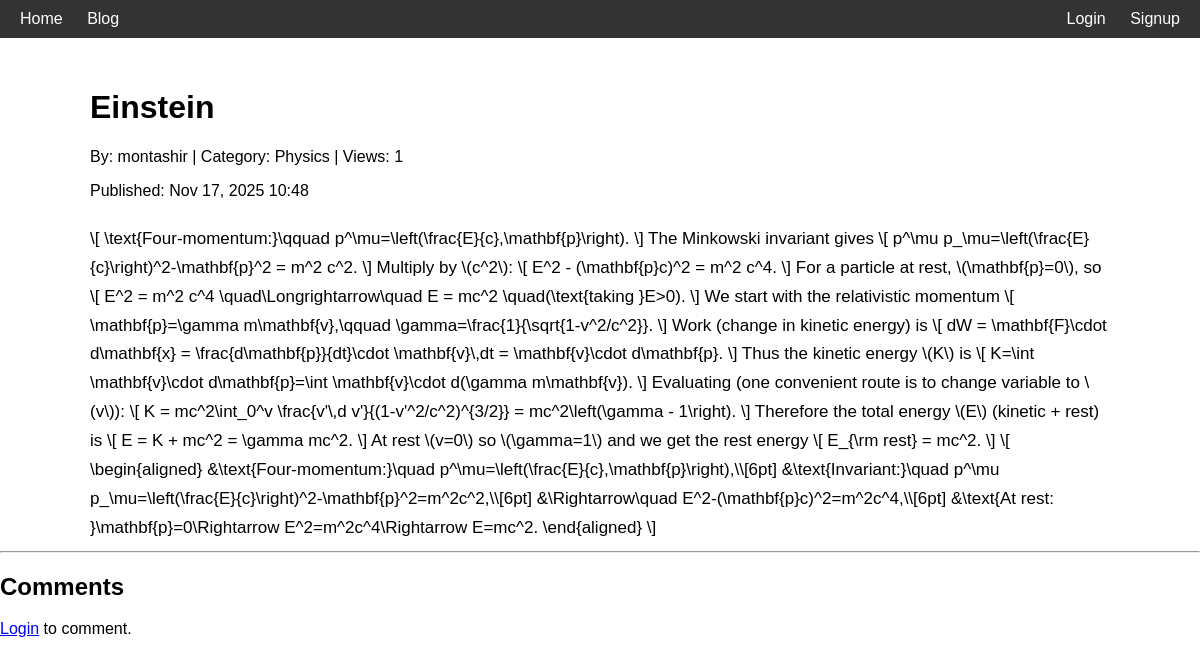
The app's page /blog/einstein/ with its own data.
### myblog/models.py (models this page shows, shortened)
class Blog(models.Model):
    author = models.ForeignKey(User, on_delete=models.CASCADE, related_name='blogs')
    title = models.CharField(max_length=100)
    slug = models.SlugField(unique=True, blank=True)
    category = models.CharField(max_length=100)
    views = models.IntegerField(default=0)
    content = models.TextField()
    created_at = models.DateTimeField(auto_now_add=True)
    updated_at = models.DateTimeField(auto_now=True)
    is_approved = models.BooleanField(default=False)
    class Meta:
        ordering = ['-views', '-created_at']
    def save(self, *args, **kwargs):
        if not self.slug:
            self.slug = slugify(self.title)
        super().save(*args, **kwargs)

### myblog/views.py (the view)
# urls.py: path('blog/<slug:slug>/', views.blog_detail, name='blog_detail'),
def blog_detail(request, slug):
    blog = get_object_or_404(Blog, slug=slug)
    blog.views += 1
    blog.save()
    comments = Comment.objects.filter(blog=blog, parent=None).order_by('-created_at')
    if request.method == "POST":
        form = CommentForm(request.POST)
        if form.is_valid():
            parent_id = request.POST.get("parent_id")
            new_comment = form.save(commit=False)
            new_comment.user = request.user
            new_comment.blog = blog
            if parent_id:
                parent_comment = Comment.objects.get(id=parent_id)
                new_comment.parent = parent_comment
            new_comment.save()
            if new_comment.parent is None:
                if blog.author != request.user:
                    Notification.objects.create(
                        user=blog.author,
                        message=f"{request.user.username} commented on your blog '{blog.title}'."
                    )
            else:
                parent_comment = new_comment.parent
                if parent_comment.user != request.user:
                    Notification.objects.create(
                        user=parent_comment.user,
                        message=f"{request.user.username} replied to your comment on '{blog.title}'."
                    )
            return redirect('blog_detail', slug=blog.slug)
    else:
        form = CommentForm()
    return render(request, "blog_detail.html", {
    "blog": blog,
    "comments": comments,
    "comment_form": CommentForm(),
    "reply_form": CommentForm(),
    })

### myblog/context_processor.py (called while the page is built)
def unread_notifications(request):
    if request.user.is_authenticated:
        count = Notification.objects.filter(user=request.user, is_read=False).count()
    else:
        count = 0
    return {"unread_notifications": count}

### templates/blog_detail.html (shortened to what this page needs)
{% load static %}
<!DOCTYPE html>
<html lang="en">
<head>
    <link rel="stylesheet" href="{% static 'css/blogs.css' %}">
</head>
<body>
<div class="navbar">
    <div class="nav-left">
        <a href="{% url 'home' %}">Home</a>
        <a href="{% url 'blog_list' %}">Blog</a>
    </div>
    <div class="nav-right">
    {% if user.is_authenticated %}
        <a href="{% url 'profile' %}">Profile</a>
        <a href="{% url 'notifications' %}" class="notif-bell">
            🔔
            {% if unread_notifications > 0 %}
                <span class="notif-count">{{ unread_notifications }}</span>
            {% endif %}
        </a>
        <a href="{% url 'logout' %}">Logout</a>
    {% else %}
        <a href="{% url 'login' %}">Login</a>
        <a href="{% url 'signup' %}">Signup</a>
    {% endif %}
</div>
</div>
<div class="container">
    <h1>{{ blog.title }}</h1>
    <p>By: {{ blog.author.username }} | Category: {{ blog.category }} | Views: {{ blog.views }}</p>
    <p>Published: {{ blog.created_at|date:"M d, Y H:i" }}</p>
    <div class="blog-content">{{ blog.content|safe }}</div>
</div>
<hr>
<h2>Comments</h2>
{% if user.is_authenticated %}
<form method="POST">
    {% csrf_token %}
    {{ comment_form.as_p }}
    <button type="submit" class="btn">Post Comment</button>
</form>
{% else %}
<p><a href="{% url 'login' %}">Login</a> to comment.</p>
{% endif %}
<br>
</body>
</html>

### static/css/blogs.css (style rules this page uses)
body { margin: 0; font-family: Arial, sans-serif; }
.navbar { background: #333; padding: 10px; display: flex; justify-content: space-between; }
.navbar a { color: white; margin: 0 10px; text-decoration: none; }
.container { width: 85%; margin: auto; padding-top: 30px; }
.blog-content { margin-top: 25px; line-height: 1.7; font-size: 17px; white-space: normal; }

### records on screen
Blog: title "Einstein", author.username "montashir", category "Physics", views "1", created_at "Nov 17, 2025 10:48", content "\\[ \\text{Four-momentum:}\\qquad p^\\mu=\\left(\\frac{E}{c},\\mathbf{p}\\right). \\] The Minkowski invariant gives \\[ p^\\mu p_\\mu=\\left(\\frac{E}{c}\\right)^2-\\mathbf{p}^2 = m^2 c^2. \\] Multiply by \\(c^2\\): \\[ E^2 - (\\mathbf{p}c)^2 = m^2 c^4. \\] For a particle at rest, \\(\\mathbf{p}=0\\), so \\[ E^2 = m^2 c^4 \\quad\\Longrightarrow\\quad E = mc^2 \\quad(\\text{taking }E>0). \\] We start with the relativistic momentum \\[ \\mathbf{p}=\\gamma m\\mathbf{v},\\qquad \\gamma=\\frac{1}{\\sqrt{1-v^2/c^2}}. \\] Work (change in kinetic energy) is \\[ dW = \\mathbf{F}\\cdot d\\mathbf{x} = \\frac{d\\mathbf{p}}{dt}\\cdot \\mathbf{v}\\,dt = \\mathbf{v}\\cdot d\\mathbf{p}. \\] Thus the kinetic energy \\(K\\) is \\[ K=\\int \\mathbf{v}\\cdot…"
